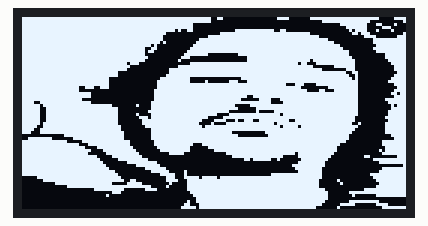
Simulated run of this sketch. Board: Arduino Uno, built with avr-gcc and run on an emulated ATmega328P. Shown: 128×64 one-colour display.

Above: at 2.1 s.

The sketch:

resim.ino
```cpp
#include <Wire.h>
#include <Adafruit_GFX.h>
#include <Adafruit_SSD1306.h>

#define SCREEN_WIDTH 128
#define SCREEN_HEIGHT 64

Adafruit_SSD1306 display(SCREEN_WIDTH, SCREEN_HEIGHT, &Wire, -1);

static const unsigned char PROGMEM image_data_Saraarray[] = {
     0xff, 0xff, 0xff, 0xff, 0xff, 0xff, 0xff, 0xfe, 0x60, 0x00, 0x07, 0x80, 0xff, 0xff, 0xfe, 0x0f,
    0xff, 0xff, 0xff, 0xff, 0xff, 0xff, 0xff, 0xfe, 0x00, 0x00, 0x00, 0x00, 0x0f, 0xff, 0xf0, 0x01,
    0xff, 0xff, 0xff, 0xff, 0xff, 0xff, 0xff, 0x80, 0x00, 0x00, 0x00, 0x00, 0x00, 0x3f, 0xe3, 0x08,
    0xff, 0xff, 0xff, 0xff, 0xff, 0xff, 0xff, 0x80, 0x00, 0x00, 0x00, 0x00, 0x00, 0x0f, 0xe0, 0xe0,
    0xff, 0xff, 0xff, 0xff, 0xff, 0xff, 0xe9, 0x80, 0x01, 0xff, 0xf3, 0x00, 0x00, 0x05, 0xe2, 0x10,
    0xff, 0xff, 0xff, 0xff, 0xff, 0xff, 0x00, 0x00, 0x3f, 0xff, 0xff, 0xff, 0x00, 0x03, 0x70, 0x01,
    0xff, 0xff, 0xff, 0xff, 0xff, 0xfe, 0x00, 0x03, 0xff, 0xff, 0xff, 0xff, 0xe0, 0x00, 0x3c, 0x07,
    0xff, 0xff, 0xff, 0xff, 0xff, 0xfe, 0x00, 0x1f, 0xff, 0xff, 0xff, 0xff, 0xfc, 0x00, 0x07, 0xff,
    0xff, 0xff, 0xff, 0xff, 0xff, 0xfd, 0x00, 0x3f, 0xff, 0xff, 0xff, 0xff, 0xff, 0x00, 0x07, 0xff,
    0xff, 0xff, 0xff, 0xff, 0xff, 0xe8, 0x00, 0x7f, 0xff, 0xff, 0xff, 0xff, 0xff, 0xc0, 0x03, 0xff,
    0xff, 0xff, 0xff, 0xff, 0xff, 0x98, 0x00, 0xff, 0xff, 0xff, 0xff, 0xff, 0xff, 0xe0, 0x07, 0xff,
    0xff, 0xff, 0xff, 0xff, 0xff, 0xb0, 0x01, 0xff, 0xff, 0xff, 0xff, 0xff, 0xff, 0xf8, 0x03, 0xff,
    0xff, 0xff, 0xff, 0xff, 0xff, 0x80, 0x03, 0xfc, 0x00, 0xff, 0xff, 0xff, 0xff, 0xf8, 0x00, 0x7f,
    0xff, 0xff, 0xff, 0xff, 0xff, 0xc0, 0x07, 0x00, 0x00, 0x1f, 0xff, 0xff, 0xff, 0xfc, 0x00, 0x7f,
    0xff, 0xff, 0xff, 0xff, 0xff, 0x80, 0x08, 0x00, 0x00, 0x1f, 0xff, 0xff, 0x7f, 0xfe, 0x00, 0x3f,
    0xff, 0xff, 0xff, 0xff, 0xee, 0x00, 0x00, 0xff, 0xff, 0xff, 0xff, 0xf6, 0x3f, 0xfe, 0x00, 0x1f,
    0xff, 0xff, 0xff, 0xff, 0xf0, 0x00, 0x0f, 0xff, 0xff, 0xff, 0xff, 0xff, 0x80, 0xfe, 0x00, 0x0f,
    0xff, 0xff, 0xff, 0xff, 0xe0, 0x00, 0x7f, 0xff, 0xff, 0xff, 0xff, 0xff, 0xf0, 0x0e, 0x00, 0x0f,
    0xff, 0xff, 0xff, 0xff, 0x00, 0x00, 0x7f, 0xff, 0xff, 0xff, 0xff, 0xff, 0xff, 0xf3, 0x00, 0x07,
    0xff, 0xff, 0xff, 0xff, 0x00, 0x00, 0xff, 0xff, 0xff, 0xff, 0xff, 0xff, 0xff, 0xf9, 0x00, 0x0f,
    0xff, 0xff, 0xff, 0xf8, 0x00, 0x03, 0xff, 0x00, 0x00, 0x7f, 0xff, 0xff, 0xff, 0xfd, 0x00, 0x1f,
    0xff, 0xff, 0xff, 0xf8, 0x00, 0x07, 0xff, 0x04, 0x07, 0x1f, 0xff, 0xff, 0xff, 0xff, 0x00, 0x3f,
    0xff, 0xff, 0xff, 0xf8, 0x00, 0x07, 0xff, 0xff, 0xff, 0xff, 0xff, 0x1c, 0x3f, 0xff, 0x00, 0x0f,
    0xff, 0xff, 0xe7, 0x38, 0x00, 0x07, 0xff, 0xff, 0xff, 0xff, 0xff, 0xf8, 0x03, 0xff, 0x00, 0x07,
    0xff, 0xff, 0xe0, 0x00, 0x00, 0x0f, 0xff, 0xff, 0xff, 0xff, 0xff, 0xfe, 0x18, 0xff, 0x00, 0x0f,
    0xff, 0xff, 0xfe, 0x00, 0x00, 0x0f, 0xff, 0xff, 0xff, 0xff, 0xff, 0xff, 0xff, 0xff, 0x00, 0x1b,
    0xff, 0xff, 0xfe, 0x00, 0x00, 0x0f, 0xff, 0xff, 0xff, 0xe7, 0xff, 0xff, 0xff, 0xff, 0x00, 0x0f,
    0xff, 0xff, 0xf0, 0x00, 0x00, 0x0f, 0xff, 0xff, 0xff, 0x81, 0xe3, 0xff, 0xff, 0xff, 0x00, 0x7f,
    0xf3, 0xff, 0xfe, 0x00, 0x00, 0x1f, 0xff, 0xff, 0xff, 0xff, 0xe1, 0xff, 0xff, 0xff, 0x00, 0x3f,
    0xfd, 0xff, 0xff, 0xfc, 0x02, 0x1f, 0xff, 0xff, 0xfe, 0x0f, 0xff, 0xff, 0xff, 0xff, 0x00, 0x17,
    0xfc, 0xff, 0xff, 0xff, 0x00, 0x1f, 0xff, 0xff, 0xff, 0x03, 0xff, 0xff, 0xff, 0xff, 0x00, 0x1f,
    0xfc, 0xff, 0xff, 0xff, 0x00, 0x3f, 0xff, 0xff, 0xf8, 0x02, 0x0f, 0xff, 0xff, 0xff, 0x00, 0x3f,
    0xfc, 0xff, 0xff, 0xff, 0x02, 0x1f, 0xff, 0xff, 0x87, 0xff, 0xfd, 0xff, 0xff, 0xff, 0x00, 0x3f,
    0xfc, 0xff, 0xff, 0xff, 0x01, 0xdf, 0xff, 0xfc, 0x1f, 0xff, 0xff, 0xff, 0xff, 0xfe, 0x00, 0x7f,
    0xfc, 0xff, 0xff, 0xff, 0x00, 0xff, 0xff, 0xf0, 0xf1, 0x39, 0xff, 0x9f, 0xff, 0xfe, 0x00, 0x3f,
    0xfd, 0xff, 0xff, 0xff, 0x00, 0xff, 0xff, 0xe1, 0x0f, 0xff, 0xf7, 0xff, 0xff, 0xfc, 0x80, 0x7f,
    0xf9, 0xff, 0xff, 0xff, 0x80, 0x7f, 0xff, 0xf7, 0xff, 0xff, 0xfd, 0xf7, 0xff, 0xff, 0x00, 0x7f,
    0xf3, 0xff, 0xff, 0xff, 0x80, 0x1f, 0xff, 0xff, 0xff, 0xff, 0xff, 0xff, 0xff, 0xfe, 0x00, 0x7f,
    0xe3, 0xff, 0xff, 0xff, 0xc0, 0x1f, 0xff, 0xff, 0xfc, 0x00, 0x7f, 0xff, 0xff, 0xfc, 0x00, 0x7f,
    0x00, 0x03, 0xff, 0xff, 0xc0, 0x1f, 0xff, 0xff, 0xff, 0x00, 0x3f, 0xff, 0xff, 0xf8, 0x00, 0x1f,
    0x3f, 0xc0, 0x7f, 0xff, 0xc0, 0x1f, 0xff, 0xff, 0xff, 0xff, 0xff, 0xff, 0xff, 0xf8, 0x00, 0x0f,
    0xff, 0xfe, 0x0f, 0xff, 0xf0, 0x0f, 0xff, 0xff, 0xff, 0xff, 0xff, 0xff, 0xff, 0xf0, 0x00, 0xff,
    0xff, 0xff, 0xe3, 0xff, 0xf0, 0x0f, 0xff, 0x8f, 0xff, 0xff, 0xff, 0xff, 0xff, 0xc0, 0x00, 0xff,
    0xff, 0xff, 0xf8, 0x7f, 0xf8, 0x07, 0xff, 0x03, 0xff, 0xff, 0xff, 0xff, 0xff, 0x80, 0x00, 0x7f,
    0xff, 0xff, 0xfe, 0x1f, 0xfc, 0x03, 0xff, 0x00, 0xff, 0xff, 0xff, 0xff, 0xff, 0x80, 0x01, 0x7f,
    0xff, 0xff, 0xfc, 0x0f, 0xfe, 0x00, 0x7c, 0x00, 0x0f, 0xff, 0xff, 0xef, 0xff, 0x00, 0x00, 0xff,
    0xff, 0xff, 0xff, 0x83, 0xff, 0x00, 0x00, 0x00, 0x03, 0xff, 0xfe, 0x0f, 0xfe, 0x00, 0x30, 0x07,
    0xff, 0xff, 0xff, 0xc0, 0xff, 0xc0, 0x00, 0x00, 0x00, 0x37, 0xe4, 0x07, 0xfc, 0x00, 0x07, 0xff,
    0xff, 0xff, 0xff, 0xe0, 0x1f, 0xf8, 0x00, 0x00, 0x00, 0x00, 0x00, 0x0f, 0xf8, 0x00, 0x01, 0xff,
    0xff, 0xff, 0xff, 0xf0, 0x03, 0xfc, 0x00, 0x00, 0x00, 0x00, 0x00, 0x3f, 0xf8, 0x00, 0x00, 0x01,
    0xff, 0xff, 0xff, 0xf8, 0x00, 0x7f, 0x00, 0x00, 0x00, 0x00, 0x00, 0x1f, 0xf0, 0x00, 0x00, 0xff,
    0xff, 0xff, 0xff, 0xfe, 0x00, 0x1f, 0x82, 0x00, 0x00, 0x00, 0x00, 0x0f, 0xf0, 0x00, 0x01, 0xff,
    0xff, 0xff, 0xff, 0xff, 0x00, 0x03, 0xe2, 0x00, 0x00, 0x00, 0x1f, 0xff, 0xf0, 0x00, 0x0f, 0xff,
    0x07, 0xff, 0xff, 0xff, 0x80, 0x00, 0xe3, 0xef, 0xbf, 0xff, 0xff, 0xff, 0xf0, 0x00, 0x07, 0xff,
    0x01, 0xff, 0xff, 0xff, 0xcc, 0x00, 0xf1, 0xff, 0xff, 0xff, 0xff, 0xff, 0xe0, 0x40, 0x03, 0xff,
    0x00, 0x1f, 0xff, 0xfc, 0x1f, 0x00, 0x41, 0xff, 0xff, 0xff, 0xff, 0xff, 0xe0, 0x20, 0x01, 0xff,
    0x00, 0x01, 0xff, 0xff, 0xff, 0xe0, 0x81, 0xff, 0xff, 0xff, 0xff, 0xff, 0xe0, 0x00, 0x03, 0xff,
    0x00, 0x00, 0x00, 0xff, 0xc0, 0x78, 0x01, 0xff, 0xff, 0xff, 0xff, 0xff, 0xf8, 0x00, 0x3f, 0xff,
    0x00, 0x00, 0x00, 0x03, 0x80, 0x00, 0x00, 0xff, 0xff, 0xff, 0xff, 0xff, 0xfc, 0x07, 0xff, 0xff,
    0x00, 0x00, 0x00, 0x08, 0x00, 0x00, 0x00, 0x7f, 0xff, 0xff, 0xff, 0xff, 0xfc, 0x02, 0x03, 0xff,
    0x00, 0x00, 0x00, 0x00, 0x00, 0x00, 0x00, 0x3f, 0xff, 0xff, 0xff, 0xff, 0xfc, 0x00, 0x00, 0x00,
    0x00, 0x00, 0x00, 0x00, 0x00, 0x00, 0x01, 0x3f, 0xff, 0xff, 0xff, 0xff, 0xf8, 0x07, 0xfe, 0x00,
    0x00, 0x00, 0x00, 0x00, 0x00, 0x00, 0x03, 0x1f, 0xff, 0xff, 0xff, 0xff, 0xf0, 0x3e, 0x03, 0xc0,
    0x00, 0x00, 0x00, 0x00, 0x00, 0x00, 0x07, 0xdf, 0xff, 0xff, 0xff, 0xff, 0xc0, 0x40, 0x00, 0xff
};

void setup() {
  Serial.begin(115200);

  if(!display.begin(SSD1306_SWITCHCAPVCC, 0x3C)) {
    Serial.println(F("SSD1306 allocation failed"));
    for(;;);
  }
  delay(2000); // Pause for 2 seconds

  // Clear the buffer.
  display.clearDisplay();

  // Draw bitmap on the screen
  display.drawBitmap(0, 0, image_data_Saraarray, 128, 64, 1);
  display.display();
}

void loop() {
//display.drawBitmap(0, 0, image_data_Saraarray, 128, 64, 1);
 // display.display();
  //delay(500);
  //isplay.clearDisplay();

}
```
